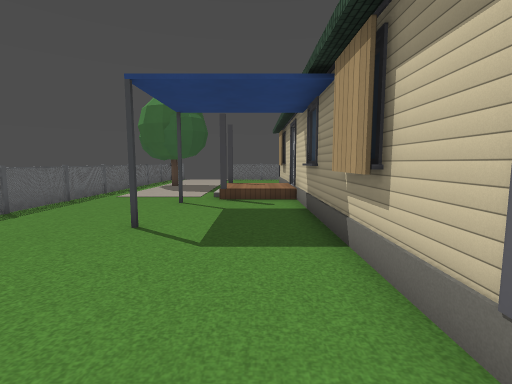
view 1 (above)

17 first-person views from a walk through a Godot game level. The camera is 1.3 m above the floor, tilts 6° down and sees 85° across. The floor is counted in squares, 1 m on a side. Each view is taken from the middle of a square. On the plan, view 1 faces up. The plan holds only what a view shows up to about 13 squares ahead; the rest is blank. Some surface patterns are stand-ins.

view 2
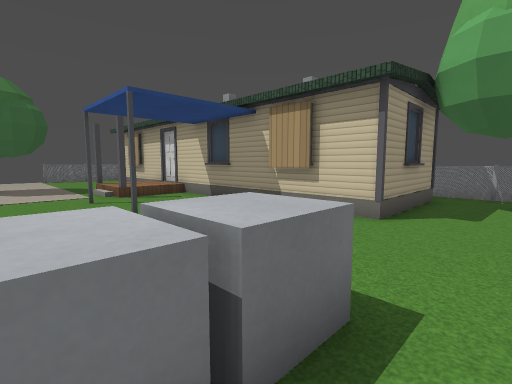

view 3
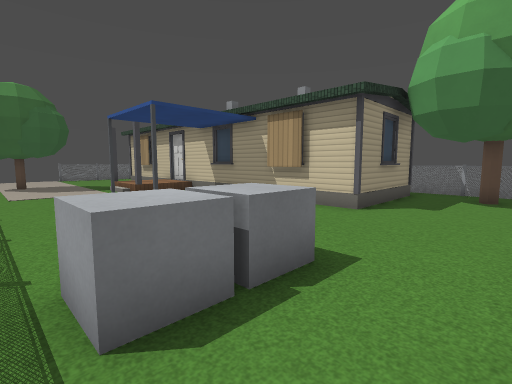

view 4
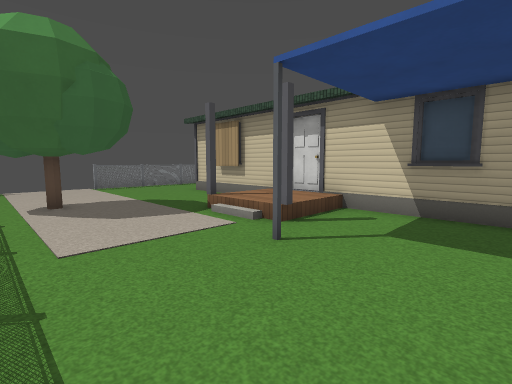

view 5
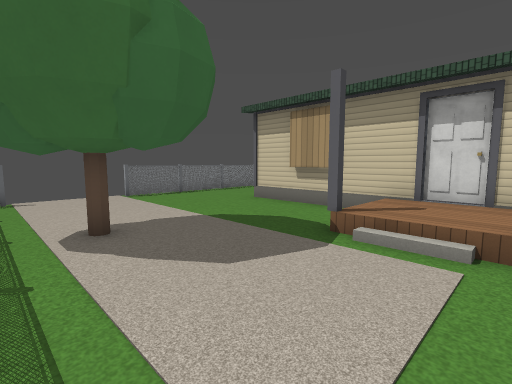

view 6
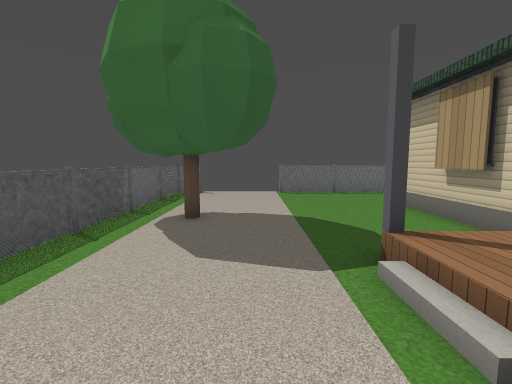

view 7
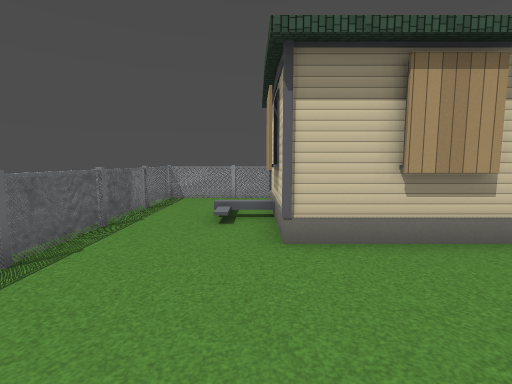

view 8
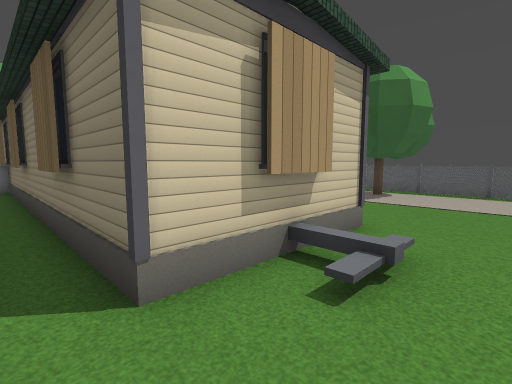

view 9
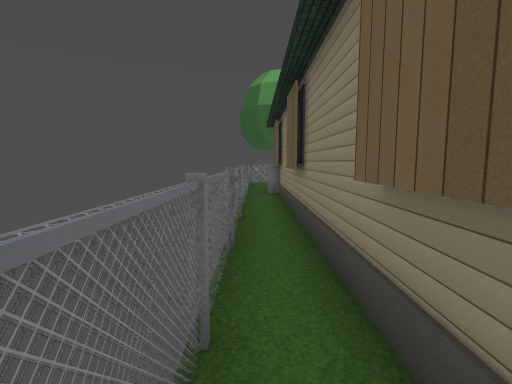

view 10
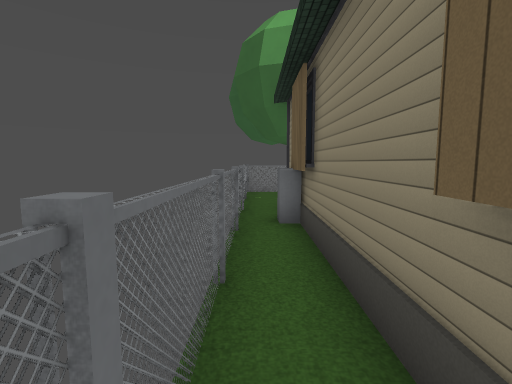

view 11
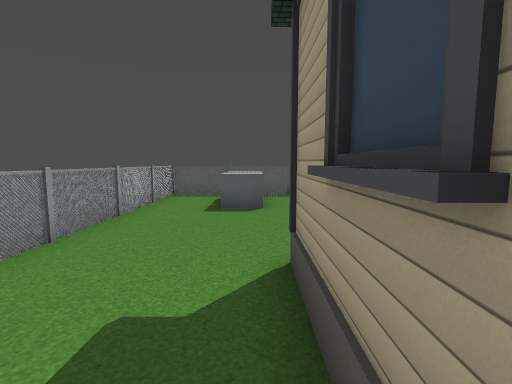

view 12
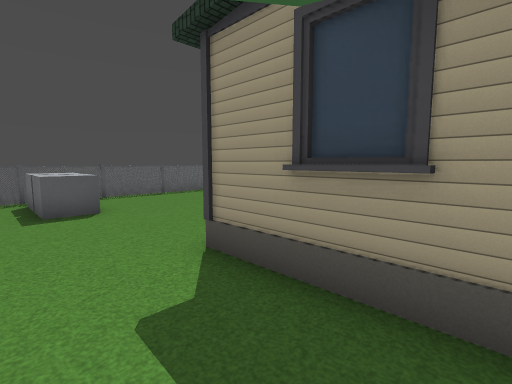

view 13
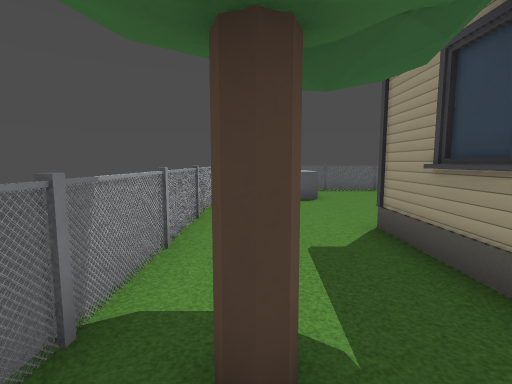

view 14
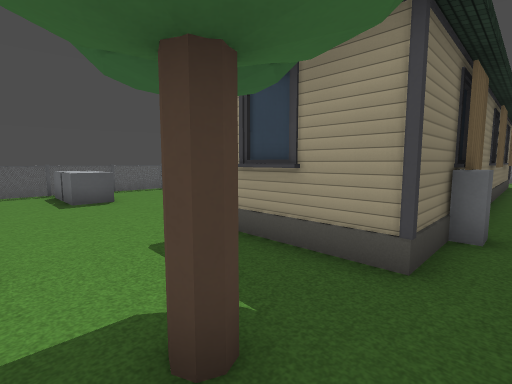

view 15
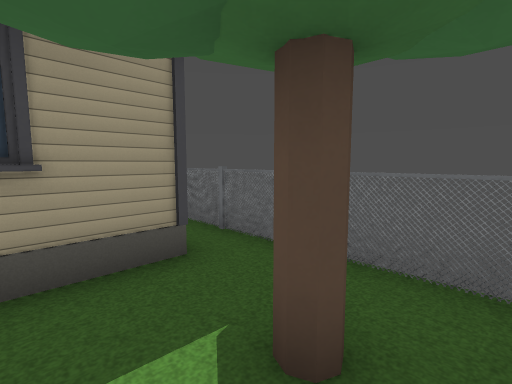

view 16
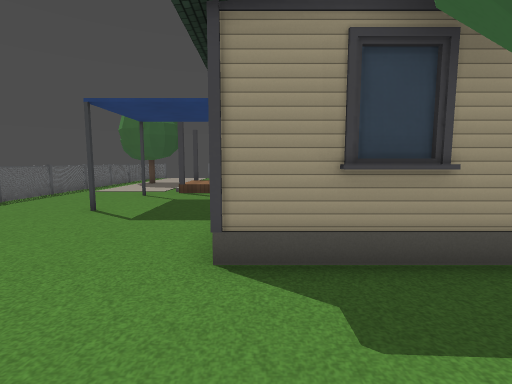

view 17
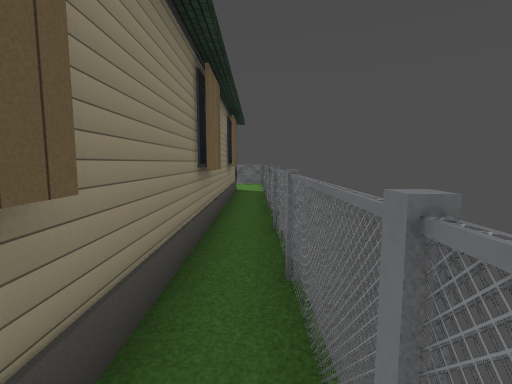

### Floor plan
Key: @ floor where view 1 was taken; # wall or solid block; . main floor; : floor 0.5 m higher than the main floor; / step, stairs or slope; = window, fence, low wall or low ledge; ^ raised ledge; T thing the floor can be seen under or through.
Columns run from 7 left of view 1 to 8 right of it. Each row starts with its distance up from view 1.
 21 #=...#=========#
 20 #..............#
 19 #..............#
 18 #..............#
 17 #........#####.#
 16 #TTT.....#   #.#
 15 #.TT.....#   #.#
 14 #........#   #.#
 13 #.....#..#   #.#
 12 #.....:::#   #.#
 11 #.....:::#   #.#
 10 #.....#//#   #.#
  9 #....#...#   #.#
  8 #........#   #.#
  7 #........#   #.#
  6 #....#...#   #.#
  5 #........#   #.#
  4 #........#   #.#
  3 #........#   #.#
  2 #........#####.#
  1 #.^^^..........#
  0 #.^^^..@.......#
 -1 #............#.#
 -2 #..............#
 -3 ################

Positions as (right, up) in squares from view 1, and headings:
1: (0, 0), facing up
2: (-5, -1), facing up-right
3: (-6, -2), facing up-right
4: (-6, 6), facing up-right
5: (-6, 10), facing up-right
6: (-3, 9), facing up
7: (-3, 18), facing right
8: (7, 20), facing down-left
9: (7, 16), facing down
10: (7, 10), facing down
11: (5, 1), facing left
12: (5, -1), facing up-left
13: (7, -1), facing left
14: (7, -2), facing up-left
15: (4, -2), facing up-right
16: (2, -2), facing up
17: (7, 4), facing up
